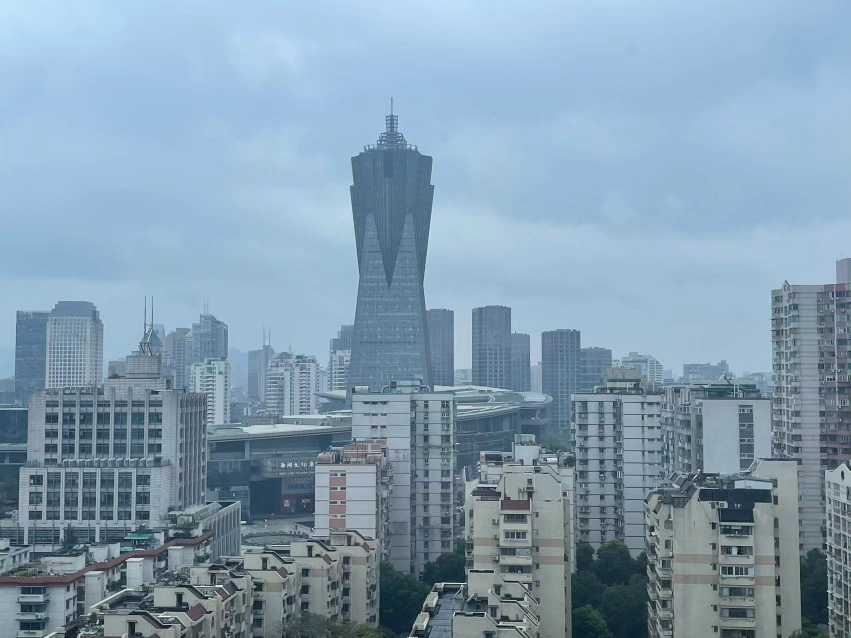
#> input picture image/zuo.jpg, 1702 x 1276 px (shown at 1/2 size)
$ python alph.py
#> lines starting #> are read from the running program, lines starting #| are printed output that depends on the picture
import cv2
import numpy as np
from matplotlib import pyplot as plt
import time
def show(name,img):
    cv2.imshow(name, img)
    cv2.waitKey(0)
    cv2.destroyAllWindows()
MIN = 10
FLANN_INDEX_KDTREE = 0
starttime = time.time()
img1 = cv2.imread('zuo.jpg') #query
#> img1 is the input picture: shape (1276, 1702, 3); mean B, G, R 176.6, 157, 131.2
img2 = cv2.imread('you.jpg') #train
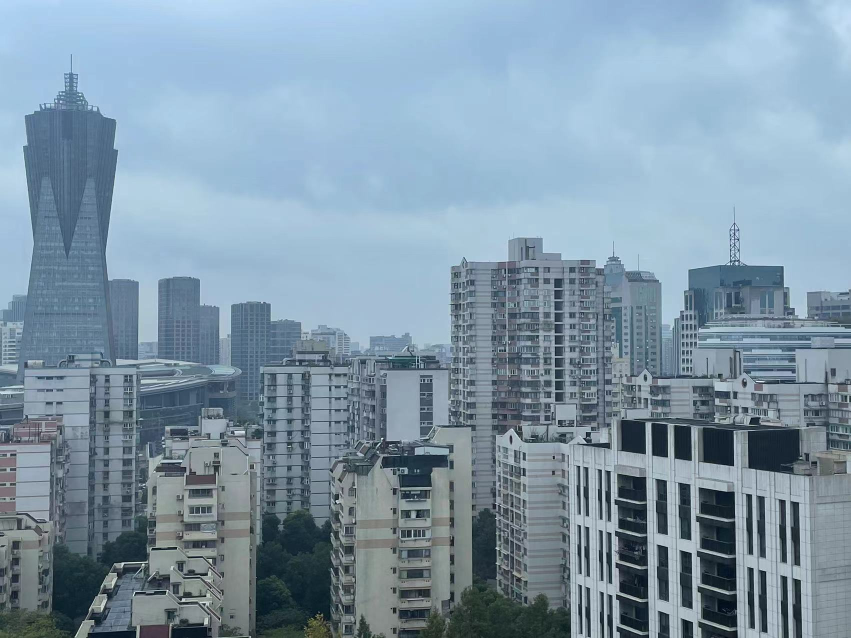
#> input picture image/you.jpg, 1702 x 1276 px (shown at 1/2 size)
#> img2 is the input picture: shape (1276, 1702, 3); mean B, G, R 167.1, 150.4, 127.7
imageA = cv2.resize(img1,(0,0),fx=0.2,fy=0.2)
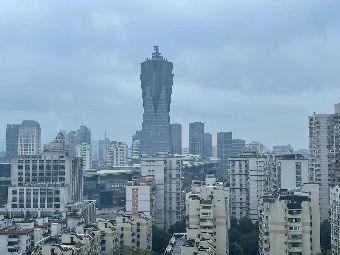
#> imageA: shape (255, 340, 3); mean B, G, R 176.8, 157.3, 131.4
imageB = cv2.resize(img2,(0,0),fx=0.2,fy=0.2)
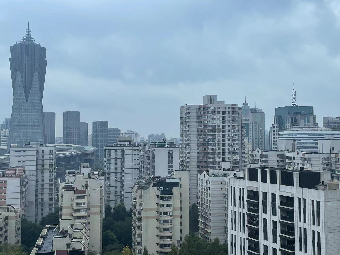
#> imageB: shape (255, 340, 3); mean B, G, R 167.1, 150.4, 127.7
# surf=cv2.xfeatures2d.SIFT_create()#可以改为SIFT
sift = cv2.SIFT_create()
kp1,descrip1 = sift.detectAndCompute(imageA,None)
#> kp1 = 650 keypoints; strongest (x, y, size): (69, 246, 2.1), (221, 183, 2), (169, 248, 3.6), (261, 211, 1.9)
kp2,descrip2 = sift.detectAndCompute(imageB,None)
#> kp2 = 682 keypoints; strongest (x, y, size): (318, 233, 1.9), (300, 249, 1.9), (305, 221, 1.9), (274, 250, 3)
#创建字典
indexParams = dict(algorithm = FLANN_INDEX_KDTREE, trees = 5)
searchParams = dict(checks=50)
flann=cv2.FlannBasedMatcher(indexParams,searchParams)
match=flann.knnMatch(descrip1,descrip2,k=2)
#> match = 650 matches
good=[]
#过滤特征点
for i,(m,n) in enumerate(match):
    if(m.distance<0.75*n.distance):
        good.append(m)
#> after the loop, good = 73 matches

# 当筛选后的匹配对大于10时，计算视角变换矩阵
if len(good) > MIN:
    src_pts = np.float32([kp1[m.queryIdx].pt for m in good]).reshape(-1,1,2)
#> src_pts = 73 rows, first 8: [9.04, 175.3], [140.6, 226.8], [142.5, 64.36], [143.4, 221], [143.7, 220.9], [144.2, 171.9], [144.9, 230.2], [153.3, 188.8]
    ano_pts = np.float32([kp2[m.trainIdx].pt for m in good]).reshape(-1,1,2)
#> ano_pts = 73 rows, first 8: [301.4, 184.9], [9.23, 221.1], [43.55, 49.18], [12.45, 213.9], [12.45, 213.9], [13.39, 161.9], [12.8, 224.9], [22.4, 184]
    M,mask = cv2.findHomography(src_pts,ano_pts,cv2.RANSAC,5.0)
#> M = [[1.3, -0.00838, -170.3], [0.105, 1.21, -38.12], [0.000832, 7.63e-05, 1]]; mask = 73 values, max 1 at index 1, min 0 at index 0, mean 0.877
    warpImg = cv2.warpPerspective(imageB, np.linalg.inv(M), (imageA.shape[1]+imageB.shape[1], imageB.shape[0]))
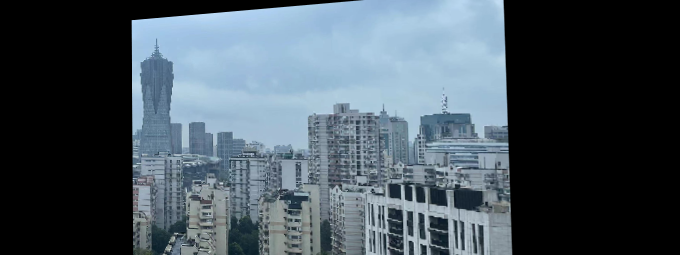
#> warpImg: shape (255, 680, 3); mean B, G, R 92.4, 83, 70.6
    direct=warpImg.copy()
    direct[0:imageA.shape[0], 0:imageB.shape[1]] =imageA
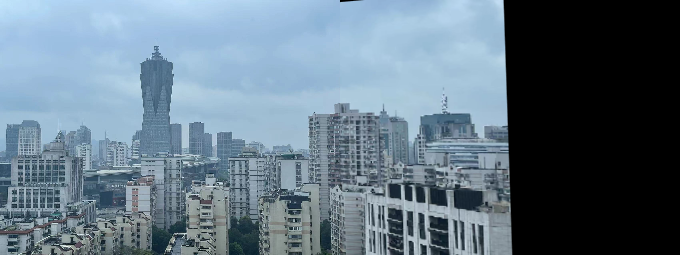
#> direct: shape (255, 680, 3); mean B, G, R 131.2, 117.2, 98.7
    simple=time.time()

show('res',warpImg)
rows,cols=imageA.shape[:2]
#> rows = 255; cols = 340
print(rows)
#| 255
print(cols)
#| 340
for col in range(0,cols):
    # 开始重叠的最左端
    if imageA[:, col].any() and warpImg[:, col].any():
        left = col
        print(left)
        break

for col in range(cols-1, 0, -1):
    #重叠的最右一列
    if imageA[:, col].any() and warpImg[:, col].any():
        right = col
        print(right)
        break
#加权处理
res = np.zeros([rows, cols, 3], np.uint8)
for row in range(0, rows):
    for col in range(0, cols):
        if not imageA[row, col].any():  # 如果没有原图，用旋转的填充
            res[row, col] = warpImg[row, col]
        elif not warpImg[row, col].any():
            res[row, col] = imageA[row, col]
        else:
            srcImgLen = float(abs(col - left))
            testImgLen = float(abs(col - right))
            alpha = srcImgLen / (srcImgLen + testImgLen)
            res[row, col] = np.clip(imageA[row, col] * (1 - alpha) + warpImg[row, col] * alpha, 0, 255)
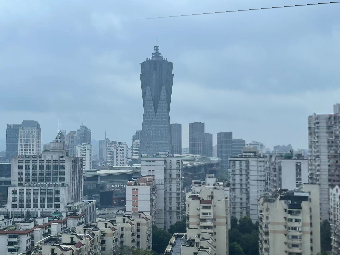
#> res: shape (255, 340, 3); mean B, G, R 176.1, 156.8, 131.4

warpImg[0:imageA.shape[0], 0:imageA.shape[1]]=res
show('res',warpImg)
final=time.time()
print(final-starttime)
